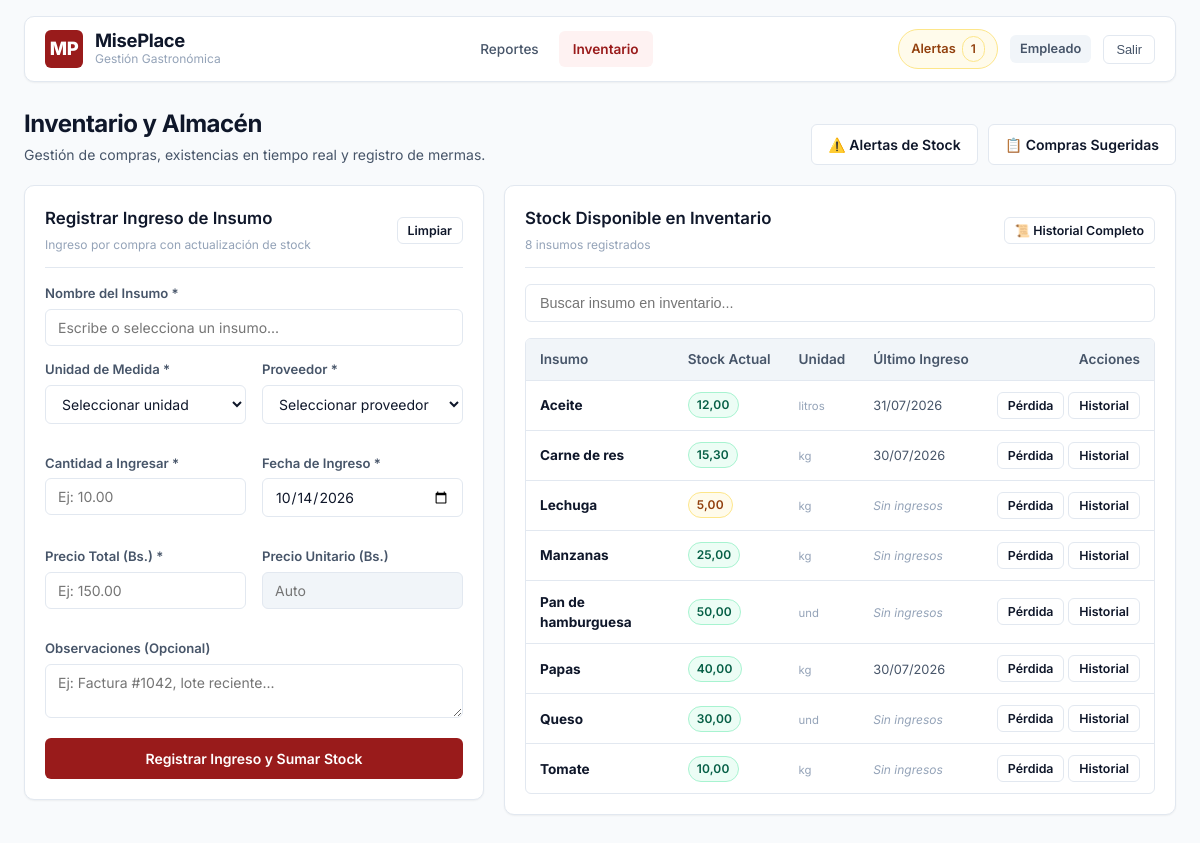
The page /inventario/ (signed in) on the database its author committed.
### apps/usuarios/models.py (models this page shows, shortened)
class Usuario(AbstractBaseUser, PermissionsMixin):
    class Rol(models.TextChoices):
        ADMINISTRADOR = 'administrador', 'Administrador'
        CAJERO = 'cajero', 'Cajero'
        EMPLEADO = 'empleado', 'Empleado'
    email = models.EmailField('Correo electrónico', unique=True, max_length=150)
    nombre = models.CharField('Nombre o apodo', max_length=100, blank=True)
    rol = models.CharField('Rol', max_length=20, choices=Rol.choices, default=Rol.EMPLEADO)
    is_active = models.BooleanField('Activo', default=True)
    is_staff = models.BooleanField('Acceso a staff', default=False)
    fecha_registro = models.DateTimeField('Fecha de registro', auto_now_add=True)
    objects = UsuarioManager()
    USERNAME_FIELD = 'email'
    REQUIRED_FIELDS = []
    class Meta:
        verbose_name = 'Usuario'
        verbose_name_plural = 'Usuarios'
        ordering = ['email']
    @property
    def es_admin(self) -> bool:
        return self.rol == self.Rol.ADMINISTRADOR or self.is_superuser
    @property
    def es_cajero(self) -> bool:
        return self.rol == self.Rol.CAJERO
    @property
    def es_empleado(self) -> bool:
        return self.rol == self.Rol.EMPLEADO
    @property
    def puede_acceder_pos(self) -> bool:
        return self.es_admin or self.es_cajero
    @property
    def puede_acceder_inventario(self) -> bool:
        return self.es_admin or self.es_empleado
    @property
    def puede_acceder_recetas(self) -> bool:
        return self.es_admin
    @property
    def puede_acceder_reportes(self) -> bool:
        return self.es_admin or self.es_empleado

### apps/inventario/models.py (models this page shows, shortened)
class Insumo(models.Model):
    TIPO_MEDICION_CHOICES = [
        ('peso', 'Peso'),
        ('volumen', 'Volumen'),
        ('unidad', 'Unidad'),
    ]
    UNIDAD_MEDIDA_CHOICES = [
        ('kg', 'Kilogramos (kg)'),
        ('litros', 'Litros'),
        ('und', 'Unidades (und)'),
        ('paquete', 'Paquete'),
    ]
    nombre = models.CharField('Nombre del insumo', max_length=100, unique=True)
    tipo_medicion = models.CharField('Tipo de medición', max_length=20, choices=TIPO_MEDICION_CHOICES, default='peso')
    unidad_medida = models.CharField('Unidad de medida', max_length=20, choices=UNIDAD_MEDIDA_CHOICES, default='kg')
    stock_actual = models.DecimalField('Stock actual', max_digits=12, decimal_places=2, default=Decimal('0.00'))
    stock_minimo = models.DecimalField('Umbral mínimo de alerta', max_digits=12, decimal_places=2, default=Decimal('5.00'))
    stock_objetivo = models.DecimalField('Stock objetivo sugerido', max_digits=12, decimal_places=2, default=Decimal('10.00'))
    class Meta:
        verbose_name = 'Insumo'
        verbose_name_plural = 'Insumos'
        ordering = ['nombre']
    @property
    def estado(self) -> str:
        if self.stock_actual <= 0:
            return 'critico'
        elif self.stock_actual <= self.stock_minimo:
            return 'bajo'
        return 'bueno'
    @property
    def ultima_fecha_ingreso(self):
        ultimo_detalle = self.compras_detalle.select_related('compra').order_by('-compra__fecha_ingreso').first()
        if ultimo_detalle:
            return ultimo_detalle.compra.fecha_ingreso
        return None

class DetalleCompra(models.Model):
    compra = models.ForeignKey(Compra, on_delete=models.CASCADE, related_name='detalles')
    insumo = models.ForeignKey(Insumo, on_delete=models.PROTECT, related_name='compras_detalle')
    cantidad = models.DecimalField('Cantidad', max_digits=12, decimal_places=2)
    precio_unidad = models.DecimalField('Precio unitario (Bs.)', max_digits=12, decimal_places=2)
    class Meta:
        verbose_name = 'Detalle de compra'
        verbose_name_plural = 'Detalles de compra'
    @property
    def total_pagado(self) -> Decimal:
        return self.cantidad * self.precio_unidad

class Compra(models.Model):
    proveedor = models.ForeignKey(Proveedor, on_delete=models.PROTECT, related_name='compras')
    fecha_ingreso = models.DateField('Fecha de ingreso', default=timezone.localdate)
    precio_compra_total = models.DecimalField('Precio de compra total (Bs.)', max_digits=12, decimal_places=2)
    observaciones = models.TextField('Observaciones', blank=True, null=True)
    creado_por = models.ForeignKey(
        settings.AUTH_USER_MODEL,
        on_delete=models.SET_NULL,
        null=True,
        blank=True,
        related_name='compras_registradas'
    )
    fecha_registro = models.DateTimeField(auto_now_add=True)
    class Meta:
        verbose_name = 'Compra'
        verbose_name_plural = 'Compras'
        ordering = ['-fecha_ingreso', '-id']

### apps/inventario/views.py (the view, shortened to what this page needs)
# urls.py: path('', views.lista_inventario, name='lista'),
@roles_requeridos(['administrador', 'empleado'])
def lista_inventario(request):
    insumos = Insumo.objects.all().order_by('nombre')
    proveedores = Proveedor.objects.all().order_by('nombre')
    historial = []
    detalles_compras = DetalleCompra.objects.select_related('compra', 'insumo', 'compra__proveedor').order_by('-compra__fecha_ingreso', '-id')
    for dc in detalles_compras:
        historial.append({
            'tipo': 'ingreso',
            'fecha': dc.compra.fecha_ingreso,
            'insumo': dc.insumo.nombre,
            'unidad_medida': dc.insumo.unidad_medida,
            'cantidad': dc.cantidad,
            'proveedor_obs': dc.compra.proveedor.nombre,
            'precio_unidad': dc.precio_unidad,
            'total_pagado': dc.total_pagado,
            'timestamp': dc.compra.fecha_registro.timestamp() if dc.compra.fecha_registro else 0,
        })
    perdidas = Perdida.objects.select_related('insumo').order_by('-fecha', '-id')
    historial.sort(key=lambda x: (x['fecha'], x['timestamp']), reverse=True)
    context = {
        'insumos': insumos,
        'proveedores': proveedores,
        'historial': historial,
        'fecha_hoy': timezone.localdate(),
    }
    return render(request, 'inventario/ingreso_inventario.html', context)

### apps/usuarios/context_processors.py (called while the page is built)
def usuario_contexto(request):
    if not request.user.is_authenticated:
        return {'total_alertas_stock': 0}
    try:
        from inventario.models import Insumo
        from django.db.models import F
        total_alertas = Insumo.objects.filter(stock_actual__lte=F('stock_minimo')).count()
    except Exception:
        total_alertas = 0
    return {
        'total_alertas_stock': total_alertas,
        'usuario_actual': request.user,
    }

### templates/inventario/ingreso_inventario.html (shortened to what this page needs)
{% extends 'base.html' %}
{% load humanize %}
{% block content %}
<div class="page-header">
    <div class="page-title">
        <h2>Inventario y Almacén</h2>
        <p>Gestión de compras, existencias en tiempo real y registro de mermas.</p>
    </div>
    <div class="page-actions">
        <a href="{% url 'inventario:alertas' %}" class="btn btn-secondary">
            ⚠️ Alertas de Stock
        </a>
        <a href="{% url 'inventario:compras_sugeridas' %}" class="btn btn-secondary">
            📋 Compras Sugeridas
        </a>
    </div>
</div>
<div style="display: grid; grid-template-columns: 460px 1fr; gap: 20px; align-items: start;">
    <div class="card">
        <div class="card-header">
            <div>
                <h3 id="tituloFormulario">Registrar Ingreso de Insumo</h3>
                <span class="subtitle">Ingreso por compra con actualización de stock</span>
            </div>
            <button type="button" class="btn btn-secondary btn-sm" onclick="resetearFormulario()">Limpiar</button>
        </div>
        <form action="{% url 'inventario:procesar_ingreso' %}" method="post" id="formIngreso">
            <div class="form-group">
                <label for="inputInsumo">Nombre del Insumo *</label>
                <input type="text" id="inputInsumo" name="nombre_insumo" list="listaInsumosExistentes" class="form-input" placeholder="Escribe o selecciona un insumo..." required autocomplete="off">
            </div>
            <div class="form-grid" style="grid-template-columns: 1fr 1fr;">
                <div class="form-group">
                    <label for="selectUnidad">Unidad de Medida *</label>
                    <select id="selectUnidad" name="unidadmedida" class="form-select" required>
                        <option value="">Seleccionar unidad</option>
                    </select>
                </div>
                <div class="form-group">
                    <label for="selectProveedor">Proveedor *</label>
                    <select id="selectProveedor" name="id_proveedor" class="form-select" required>
                        <option value="">Seleccionar proveedor</option>
                    </select>
                </div>
            </div>
            <div class="form-grid" style="grid-template-columns: 1fr 1fr;">
                <div class="form-group">
                    <label for="inputCantidad">Cantidad a Ingresar *</label>
                    <input type="number" id="inputCantidad" name="cantidad" step="0.01" min="0.01" class="form-input" placeholder="Ej: 10.00" required oninput="calcularPrecioUnidad()">
                </div>
                <div class="form-group">
                    <label for="inputFechaIngreso">Fecha de Ingreso *</label>
                    <input type="date" id="inputFechaIngreso" name="fecha_ingreso" value="{{ fecha_hoy|date:'Y-m-d' }}" class="form-input" required>
                </div>
            </div>
            <div class="form-grid" style="grid-template-columns: 1fr 1fr;">
                <div class="form-group">
                    <label for="inputPrecioTotal">Precio Total (Bs.) *</label>
                    <input type="number" id="inputPrecioTotal" name="precio_compra_total" step="0.01" min="0.01" class="form-input" placeholder="Ej: 150.00" required oninput="calcularPrecioUnidad()">
                </div>
                <div class="form-group">
                    <label for="inputPrecioUnidad">Precio Unitario (Bs.)</label>
                    <input type="number" id="inputPrecioUnidad" name="precio_unidad" step="0.01" class="form-input" placeholder="Auto" readonly>
                </div>
            </div>
            <div class="form-group">
                <label for="textareaObservaciones">Observaciones (Opcional)</label>
                <textarea id="textareaObservaciones" name="observaciones" class="form-textarea" rows="2" placeholder="Ej: Factura #1042, lote reciente..."></textarea>
            </div>
            <button type="submit" class="btn btn-primary btn-block" style="padding: 11px; margin-top: 6px;">
                Registrar Ingreso y Sumar Stock
            </button>
        </form>
    </div>
    <div class="card">
        <div class="card-header">
            <div>
                <h3>Stock Disponible en Inventario</h3>
                <span class="subtitle">{{ insumos.count }} insumos registrados</span>
            </div>
            <button type="button" class="btn btn-secondary btn-sm" id="btnAbrirHistorialCompleto">
                📜 Historial Completo
            </button>
        </div>
        <div class="search-input-wrap">
            <input type="search" id="buscarInsumoStock" placeholder="Buscar insumo en inventario..." autocomplete="off">
        </div>
        <div class="table-responsive" style="max-height: 540px; overflow-y: auto;">
            <table>
                <thead>
                    <tr>
                        <th>Insumo</th>
                        <th>Stock Actual</th>
                        <th>Unidad</th>
                        <th>Último Ingreso</th>
                        <th style="text-align: right;">Acciones</th>
                    </tr>
                </thead>
                <tbody id="tablaStockBody">
                    {% for ins in insumos %}
                    <tr class="fila-insumo-stock" data-nombre="{{ ins.nombre|lower }}">
                        <td>
                            <strong style="cursor: pointer; color: var(--text-primary);" onclick="seleccionarParaIngreso('{{ ins.nombre|escapejs }}', '{{ ins.unidad_medida }}')">
                                {{ ins.nombre }}
                            </strong>
                        </td>
                        <td>
                            <span class="badge {% if ins.estado == 'critico' %}badge-danger{% elif ins.estado == 'bajo' %}badge-warning{% else %}badge-success{% endif %}">
                                {{ ins.stock_actual|floatformat:2 }}
                            </span>
                        </td>
                        <td><small style="color: var(--text-muted);">{{ ins.unidad_medida }}</small></td>
                        <td>
                            {% if ins.ultima_fecha_ingreso %}
                                <span style="font-size: 0.8rem; color: var(--text-secondary);">{{ ins.ultima_fecha_ingreso|date:"d/m/Y" }}</span>
                            {% else %}
                                <span style="font-size: 0.75rem; color: var(--text-muted); font-style: italic;">Sin ingresos</span>
                            {% endif %}
                        </td>
                        <td style="text-align: right; white-space: nowrap;">
                            <button type="button" class="btn btn-secondary btn-sm" onclick="abrirModalPerdida({{ ins.id }}, '{{ ins.nombre|escapejs }}', '{{ ins.unidad_medida }}', '{{ ins.stock_actual }}')">
                                Pérdida
                            </button>
                            <button type="button" class="btn btn-secondary btn-sm" onclick="filtrarHistorialInsumo('{{ ins.nombre|escapejs }}')">
                                Historial
                            </button>
                        </td>
                    </tr>
                    {% empty %}
                    <tr>
                        <td colspan="5" style="text-align: center; color: var(--text-muted); padding: 30px;">
                            No hay insumos registrados en el inventario.
                        </td>
                    </tr>
                    {% endfor %}
                </tbody>
            </table>
        </div>
    </div>
</div>
{% endblock %}

### templates/base.html (shortened to what this page needs)
{% load static %}
<!DOCTYPE html>
<html lang="es">
<head>
    <link rel="stylesheet" href="{% static 'css/estilos.css' %}">
</head>
<body>
    <div id="app-container">
        {% if user.is_authenticated %}
        <header class="top-nav">
            <div class="brand-section">
                <a href="{% url 'usuarios:inicio_por_rol' %}" class="brand-logo" title="Inicio MisePlace">MP</a>
                <div class="brand-info">
                    <h1>MisePlace</h1>
                    <p>Gestión Gastronómica</p>
                </div>
            </div>
            <nav class="nav-links" aria-label="Navegación principal">
                {% if user.puede_acceder_reportes %}
                <a href="{% url 'reportes:dashboard' %}" class="nav-link {% if request.resolver_match.app_name == 'reportes' %}activo{% endif %}">
                    Reportes
                </a>
                {% endif %}
                {% if user.puede_acceder_inventario %}
                <a href="{% url 'inventario:lista' %}" class="nav-link {% if request.resolver_match.app_name == 'inventario' and request.resolver_match.url_name == 'lista' %}activo{% endif %}">
                    Inventario
                </a>
                {% endif %}
            </nav>
            <div class="nav-user-section">
                {% if user.puede_acceder_inventario and total_alertas_stock > 0 %}
                <a href="{% url 'inventario:alertas' %}" class="badge-alertas" title="Ver insumos que requieren reabastecimiento">
                    <span>Alertas</span>
                    <span class="badge badge-warning">{{ total_alertas_stock }}</span>
                </a>
                {% endif %}
                <div class="user-badge" title="{{ user.email }}">
                    <span>{{ user.get_rol_display }}</span>
                </div>
                <form action="{% url 'usuarios:logout' %}" method="post" style="display:inline;">
                    <button type="submit" class="btn-salir" title="Cerrar sesión">Salir</button>
                </form>
            </div>
        </header>
        {% endif %}
        <main id="main-content">
            {% block content %}{% endblock %}
        </main>
    </div>
</body>
</html>

### rows shown on the page
Usuario: rol "Empleado"
Insumo: nombre "Aceite", stock_actual "12,00", unidad_medida "litros", ultima_fecha_ingreso "31/07/2026"
Insumo: nombre "Carne de res", stock_actual "15,30", unidad_medida "kg", ultima_fecha_ingreso "30/07/2026"
Insumo: nombre "Lechuga", stock_actual "5,00", unidad_medida "kg", shows "Sin ingresos"
Insumo: nombre "Manzanas", stock_actual "25,00", unidad_medida "kg", shows "Sin ingresos"
Insumo: nombre "Pan de hamburguesa", stock_actual "50,00", unidad_medida "und", shows "Sin ingresos"
Insumo: nombre "Papas", stock_actual "40,00", unidad_medida "kg", ultima_fecha_ingreso "30/07/2026"
Insumo: nombre "Queso", stock_actual "30,00", unidad_medida "und", shows "Sin ingresos"
Insumo: nombre "Tomate", stock_actual "10,00", unidad_medida "kg", shows "Sin ingresos"

### other values the page prints
{{ total_alertas_stock }} "1"
{{ insumos.count }} "8"
